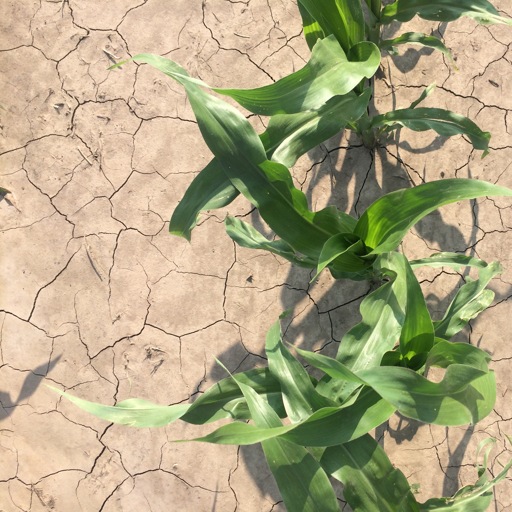
#> input picture images/originalImages/1.png, 512 x 512 px
$ jupyter execute --allow-errors localBinaryApproach.ipynb
#> lines starting #> are read from the running program, lines starting #| are printed output that depends on the picture
# Image analysis
   - Thresholding approach
   - local binary pattern - to identify the maximum of thresh holding to get cover up maximum intenshity
   - otsu thresholding method
   - K-means to iden

# Local binary pattern idetification

Basic 3 * 3 pattern

we are taking 8 pixels such as

     64 | 128 |   1
    ----------------
     32 |   0 |   2
    ----------------
     16 |   8 |   4


 Since pattern matching is using a binary scheme/methodology , this process is called binary pattern matching.
 The lbp values we are gathering after the calculation shows the intesity of the of the each color represent in
 the picture and the scales are round up to the 256

     intesity to 256

     ^
     |
     |
     |_________ >
         color scheme

From this intensity we can identify intensities
- set of rangers which the  object lies
- assign rangers
- identify percentages

## Reason to use lbp
LBP will divide the image to some areas and count the density of the gradient in every areas then process it to histogram.


## Special remarks
- Difference betweem brown and green color
- Identify what intensities would cover maxmimum thresh and Identfy the middle ground to identify the canopy of each picture

## Why
- Each picture the green image values can be vary according to the picture you took from the compuer
- So if we isolate each cluster we can identfy the real portions of the canopy and ignore the rest of the data


[cell 1]
#import libraries
from skimage import data, io, filters,exposure,img_as_float
from skimage.color import rgb2gray
from skimage.transform import rotate
from skimage.feature import local_binary_pattern
from skimage import data
import numpy as np
from matplotlib import pyplot as plt

[cell 2]
# arrange imags
directory = 'canopyPics/'
image_url =  directory +'ginipig.JPG'
image_url =  directory + 'squre.png'
#> (the rest of this cell did not finish here and is left out)

[cell 3]
# Get pixel values
# [26 lines left out: functions getPixel, calcualte_ldp, not called in this run]

#> (a cell that did not finish here is left out)

## Below code is only about getting histograms of a picture##

# Using Local binary function in the thresh holds

[cell 5]
# settings for LBP
radius = 3
n_points = 8 * radius

def overlay_labels(image, lbp, labels):
    mask = np.logical_or.reduce([lbp == each for each in labels])
    return label2rgb(mask, image=image, bg_label=0, alpha=0.5)


def highlight_bars(bars, indexes):
    for i in indexes:
        bars[i].set_facecolor('r') # setting the color to red

METHOD = "uniform"
#> (the rest of this cell did not finish here and is left out)

#> (a cell that did not finish here is left out)

# Deep analysis on image by using threshholds

[cell 7]
# bins : 256  : cut out interval
# [23 lines left out: function create_graphs, not called in this run]

#*************************************************************************
#**************************************************************

# Load an example image

#> (the rest of this cell did not finish here and is left out)

# SVM

[cell 8]
from sklearn.model_selection import train_test_split
import skimage.io as io
from skimage import data_dir
from matplotlib import pyplot as  plt
from sklearn import svm
import numpy as np
from skimage.color import rgb2gray

[cell 9]
X_train = io.ImageCollection("images/originalImages/*", conserve_memory=True)
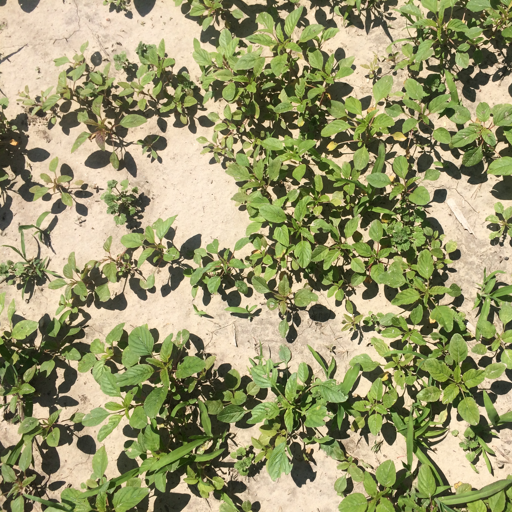
#> input picture images/originalImages/2.png, 512 x 512 px
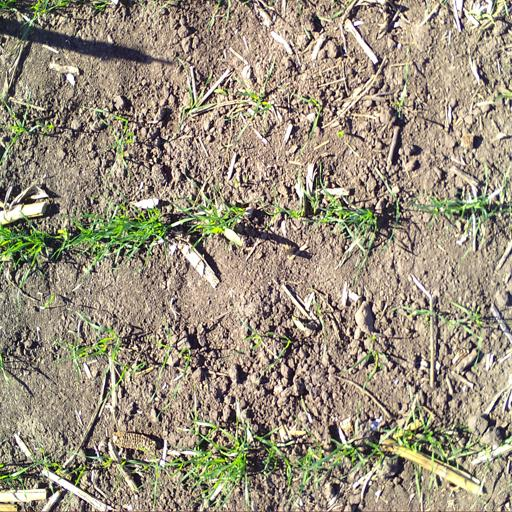
#> input picture images/originalImages/3.png, 512 x 512 px
#> X_train = 3 items
y_train = io.ImageCollection("images/labelData/*", conserve_memory=True)

#> (the rest of this cell did not finish here and is left out)

[cell 10]
#flatting data 3 dimentions image data

np_Xtrain = np.array(X_train)
print("X train start shape", np_Xtrain.shape)
#| X train start shape (3, 512, 512, 3)
X_train_flattened = np_Xtrain.reshape(-1, np_Xtrain.shape[-1])
print("X train final shape",X_train_flattened.shape)
#| X train final shape (786432, 3)

#> (the rest of this cell did not finish here and is left out)

[cell 11]
# Alternative gray scale
xtogray = rgb2gray(X_train)

[cell 12]
#flatting data 1 dimention label data

np_ytrain = np.array(y_train)
y_train_ravel= np_ytrain.ravel()
y_train_flattened = y_train_ravel.reshape(-1,1)
print("y train final shape", y_train_flattened.shape)

#> (the rest of this cell did not finish here and is left out)

[cell 13]
# Cleaning data
# Remove zero (aka unknown as non values which the labeler coudnt identify)
y_train_flattened[y_train_flattened<1] = 2
#> (the rest of this cell did not finish here and is left out)

[cell 14]
# scatter plot to visualize
print("X axis ", X_train_flattened.shape)
#| X axis  (786432, 3)
